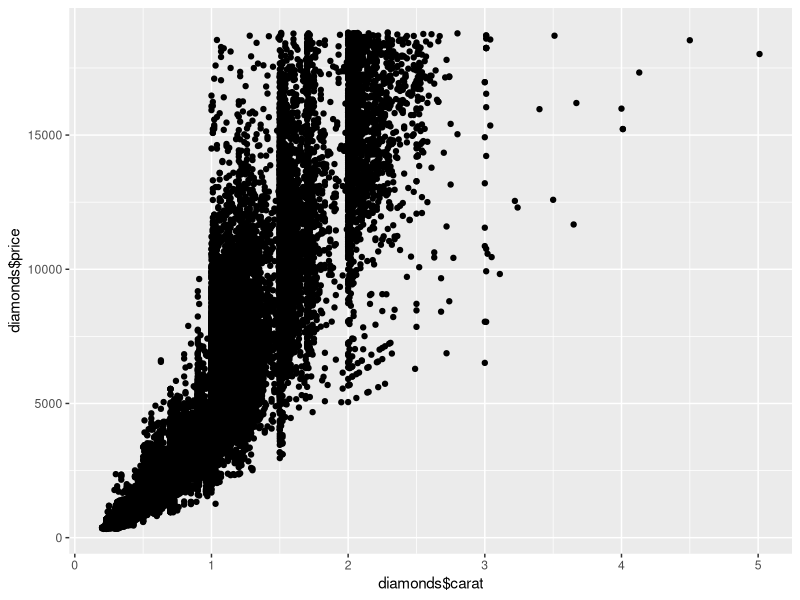
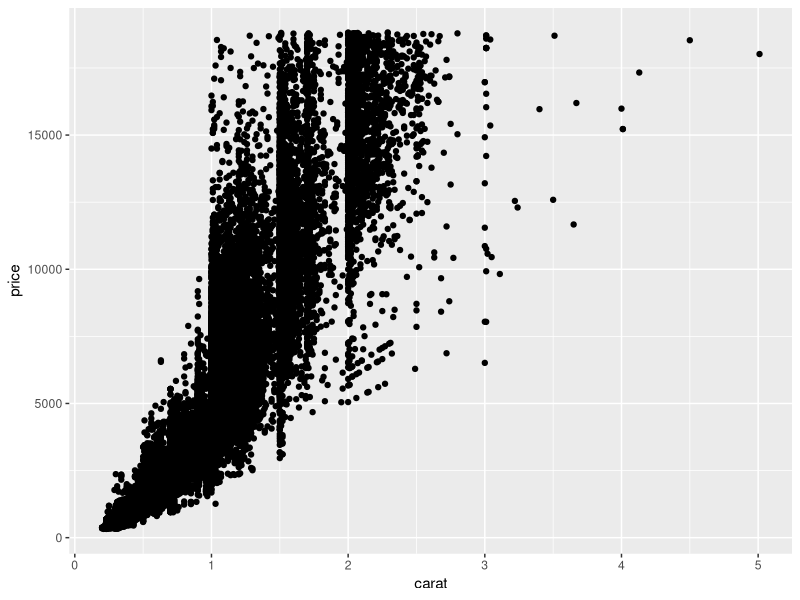
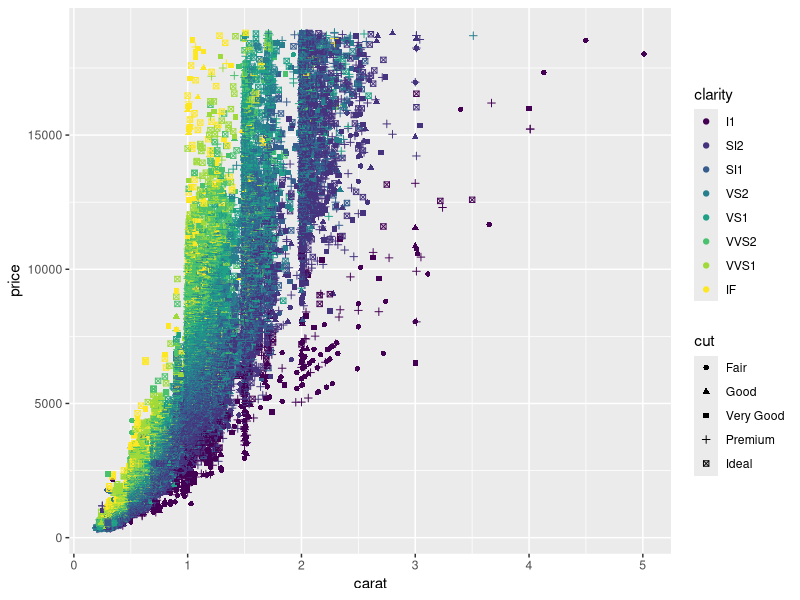
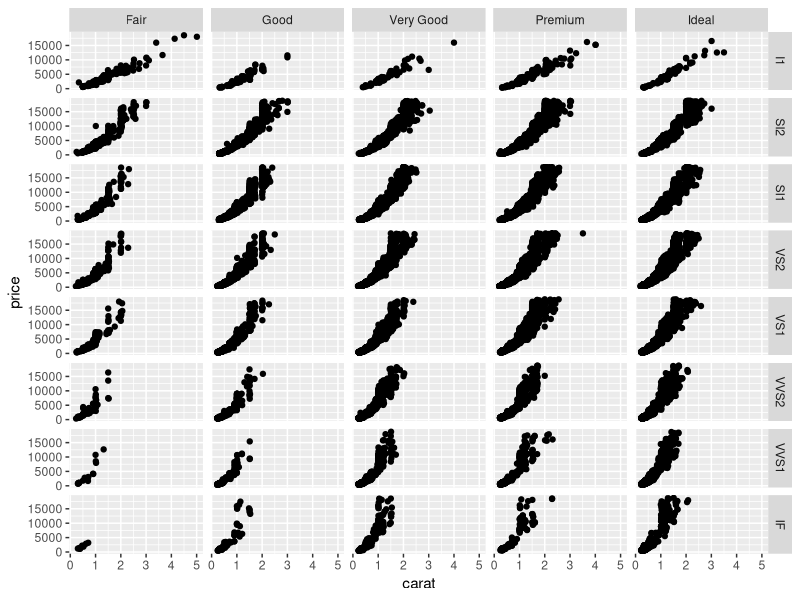
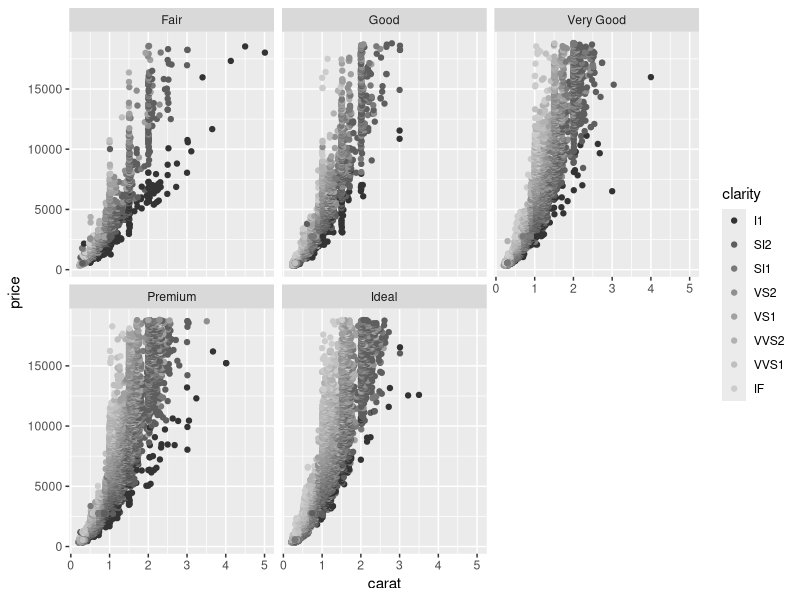
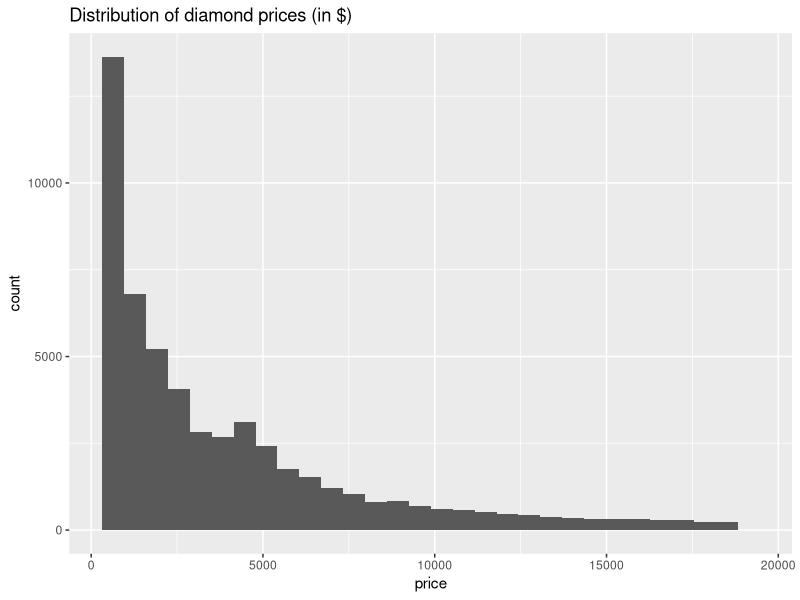
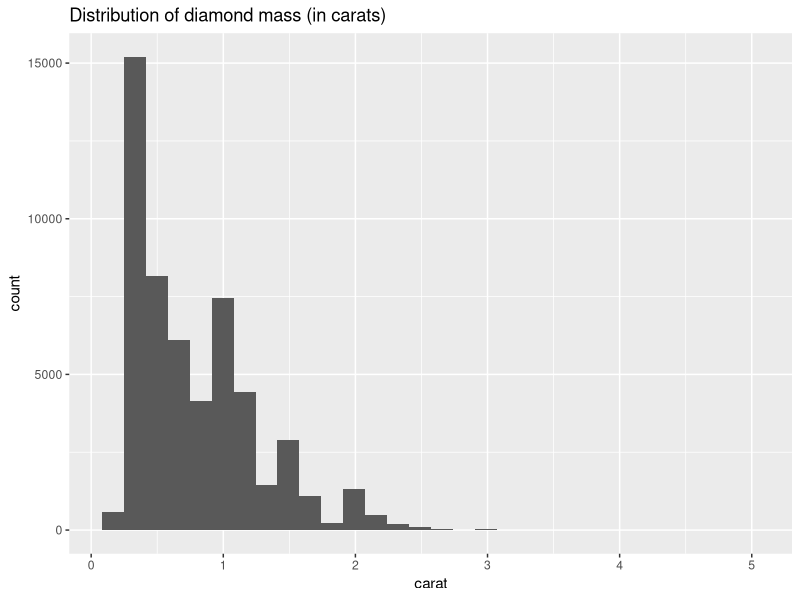
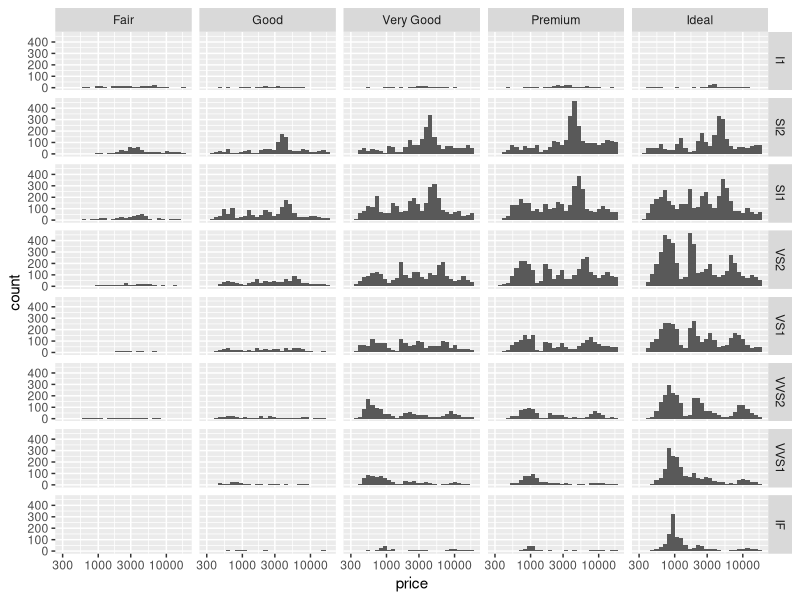

Write R code to recreate these figures, in order. (Note: this script raises an error after producing the figures.)
## ---- chunk 1
install.packages("ggplot2")
library(ggplot2)
## ---- chunk 2
head(diamonds)
qplot(diamonds$carat, diamonds$price)
## ---- chunk 3
qplot(carat, price, data = diamonds)
## ---- chunk 4
qplot(carat, price, data = diamonds, shape = cut, colour = clarity)
## ---- chunk 5
qplot(carat, price, data = diamonds, 
      facets = clarity ~ cut)
## ---- chunk 6
qplot(carat, price, data = diamonds, 
      colour = clarity,
      facets = ~ cut) + scale_colour_grey()
## ---- chunk 7
ggplot(diamonds, aes(x = price)) +
  geom_histogram() +
  ggtitle("Distribution of diamond prices (in $)")

ggplot(diamonds, aes(x = carat)) +
  geom_histogram() +
  ggtitle("Distribution of diamond mass (in carats)")
## ---- chunk 8
ggplot(diamonds, aes(x = price)) +
  geom_histogram() +
  facet_grid(clarity ~ cut) +
  scale_x_log10()
## ---- chunk 9
ggplot(diamonds, aes(x = price)) +
  geom_histogram() +
  facet_grid(clarity ~ cut) +
  theme_classic()
## ---- chunk 10
d <- ggplot(diamonds, aes(x=carat, y=price)) # first you set the aesthetic and dataset
d + geom_point() # then you add geoms
d + geom_point(aes(colour = carat)) # and you can keep doing this to add layers to the plot
## ---- chunk 11

## ---- chunk 12

## ---- chunk 13
library(tidyr)
library(dplyr)

sem <- function(x) {sd(x) / sqrt(length(x))}
ci95 <- function(x) {sem(x) * 1.96}
## ---- chunk 14
subinfo <- read.csv("../data/sklar_expt6_subinfo_corrected.csv")
d.a <- read.csv("../data/sklar_expt6a_corrected.csv")
d.b <- read.csv("../data/sklar_expt6b_corrected.csv")
## ---- chunk 15

## ---- chunk 16

## ---- chunk 17

## ---- chunk 18
d$presentation.time <- factor(d$presentation.time)
levels(d$operand) <- c("addition","subtraction")
